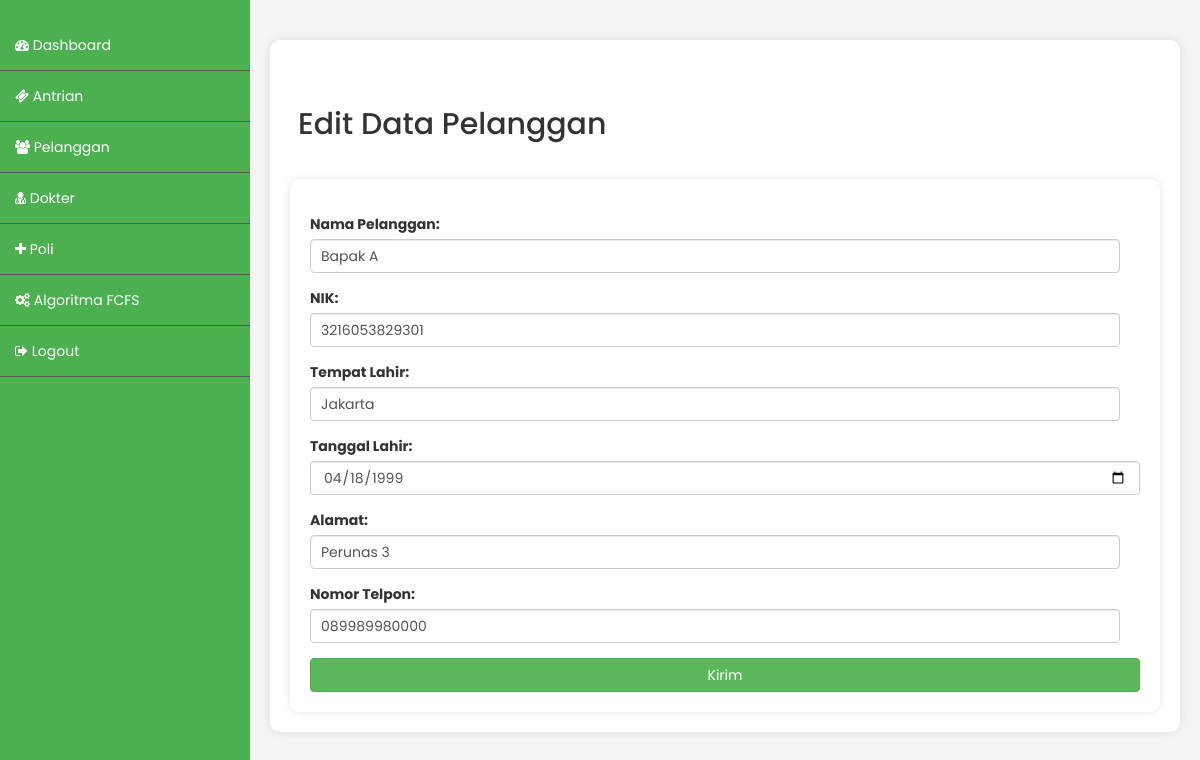
The page /index.php/admin/pelanggan_edit/1 on the database its author committed.
### tables this page shows
CREATE TABLE `pelanggan` (
  `id_pelanggan` int(255) NOT NULL,
  `nama_pelanggan` varchar(255) NOT NULL,
  `nik` varchar(255) NOT NULL,
  `tempat_lahir` varchar(255) NOT NULL,
  `tanggal_lahir` date NOT NULL,
  `alamat` varchar(255) NOT NULL,
  `no_telp` varchar(255) NOT NULL
);

### application/controllers/Admin.php (called while the page is built, shortened)
<?php
class Admin extends CI_Controller {
	public function __construct()
	{
		$this->load->model('akun_model');
		$this->load->model('crud_model');
	}
	public function pelanggan_edit($id)
	{
		$data['array_pelanggan'] = $this->crud_model->mengambil_data_id('pelanggan','id_pelanggan',$id);
		$data['obj_pelanggan'] = $data['array_pelanggan'][0];
		$this->load->view('admin_pelanggan_edit',$data);
	}
}

### index.php (called while the page is built, shortened)
<?php
require_once BASEPATH.'core/CodeIgniter.php';

### application/models/Crud_model.php (called while the page is built, shortened)
<?php
class Crud_model extends CI_Model{
	public function mengambil_data_id($nama_tabel, $nama_colum, $id)
	{
		$this->db->select('*');
		$this->db->from($nama_tabel);
		$this->db->where($nama_colum, $id);
		$query = $this->db->get();
		return $query->result();
	}
}

### application/views/admin_pelanggan_edit.php (the view, shortened to what this page needs)
<!DOCTYPE html>
<html lang="en">
<head>
<link rel="stylesheet" type="text/css" href="https://cdn.datatables.net/1.10.25/css/jquery.dataTables.css">
<link href="//maxcdn.bootstrapcdn.com/bootstrap/3.3.0/css/bootstrap.min.css" rel="stylesheet" id="bootstrap-css">
<link href="https://maxcdn.bootstrapcdn.com/font-awesome/4.7.0/css/font-awesome.min.css" rel="stylesheet">
<link rel="stylesheet" href="<?=base_url()?>/css/style.css">
</head>
<body>
<div class="content">
	<div class="status-info">
<table>
    <tr>
      <td class="title"><h2>Edit Data Pelanggan</h2></td>
    </tr>
  </table>
      <form action="<?=site_url('/admin/pelanggan_edit_go')?>" method="post">
        <div class="form-group">
          <label for="nama">Nama Pelanggan:</label>
          <input name="nama_pelanggan" type="text" class="form-control" id="nama" value="<?=$obj_pelanggan->nama_pelanggan?>">
        </div>
        <div class="form-group">
          <label for="nama">NIK:</label>
          <input name="nik" type="text" class="form-control" id="nama" value="<?=$obj_pelanggan->nik?>">
        </div>
        <div class="form-group">
          <label for="nama">Tempat Lahir:</label>
          <input name="tempat_lahir" type="text" class="form-control" id="nama" value="<?=$obj_pelanggan->tempat_lahir?>">
        </div>
        <div class="form-group">
          <label for="nama">Tanggal Lahir:</label>
          <input name="tanggal_lahir" type="date" class="form-control" value="<?=$obj_pelanggan->tanggal_lahir?>">
        </div>
        <div class="form-group">
          <label for="nama">Alamat:</label>
          <input name="alamat" type="text" class="form-control" id="nama" value="<?=$obj_pelanggan->alamat?>">
        </div>
        <div class="form-group">
          <label for="nama">Nomor Telpon:</label>
          <input name="no_telp" type="text" class="form-control" id="nama" value="<?=$obj_pelanggan->no_telp?>">
        </div>
        <button type="submit" class="btn btn-success btn-block">Kirim</button>
      </form>
	</div>
</div>
</body>
</html>

### css/style.css (style rules this page uses)
body { margin: 0; padding: 0; font-family: 'Poppins', sans-serif; background-color: #f5f5f5; }
.content { margin-left: 250px; padding: 20px; }
.content h2 { color: #333; }
.status-info { background-color: #fff; padding: 20px; border-radius: 10px; box-shadow: 0 0 10px rgba(0, 0, 0, 0.1); margin-top: 20px; }
table { width: 100%; border-collapse: collapse; margin-top: 20px; }
th, td { border: 1px solid #ddd; padding: 8px; text-align: left; }
form { background-color: #fff; padding: 20px; border-radius: 10px; box-shadow: 0 0 10px rgba(0, 0, 0, 0.1); margin-top: 20px; }
form input[type="text"], form input[type="number"] { width: calc(100% - 20px); padding: 10px; margin-bottom: 10px; }

### application/views/admin_pelanggan_edit.php (style rules this page uses)
table { border-collapse: collapse; }
table, th, td { border: none; }

### rows shown on the page
pelanggan: nama_pelanggan "Bapak A", nik "3216053829301", tempat_lahir "Jakarta", tanggal_lahir "04/18/1999", alamat "Perunas 3", no_telp "089989980000"
